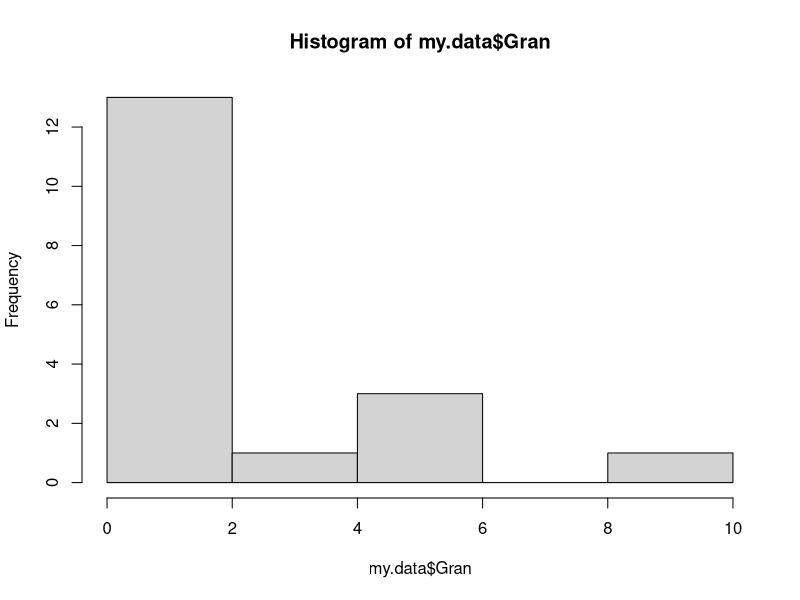
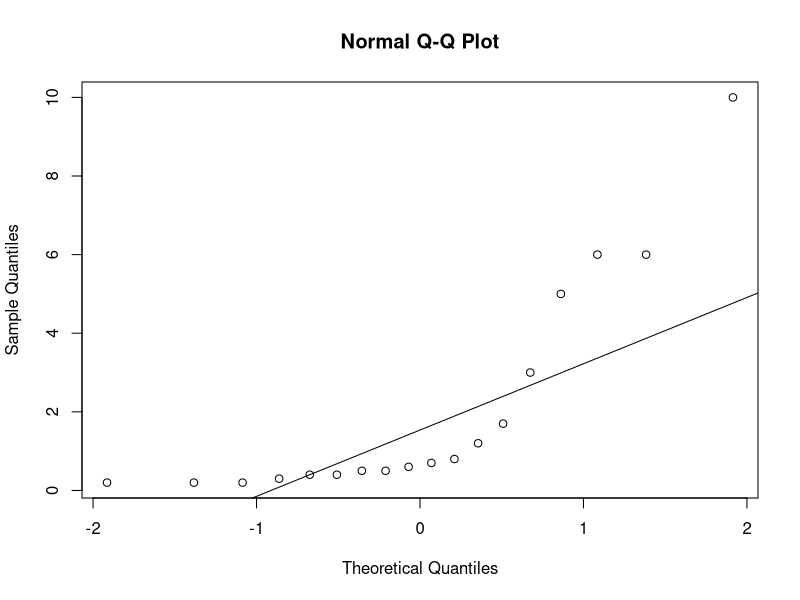
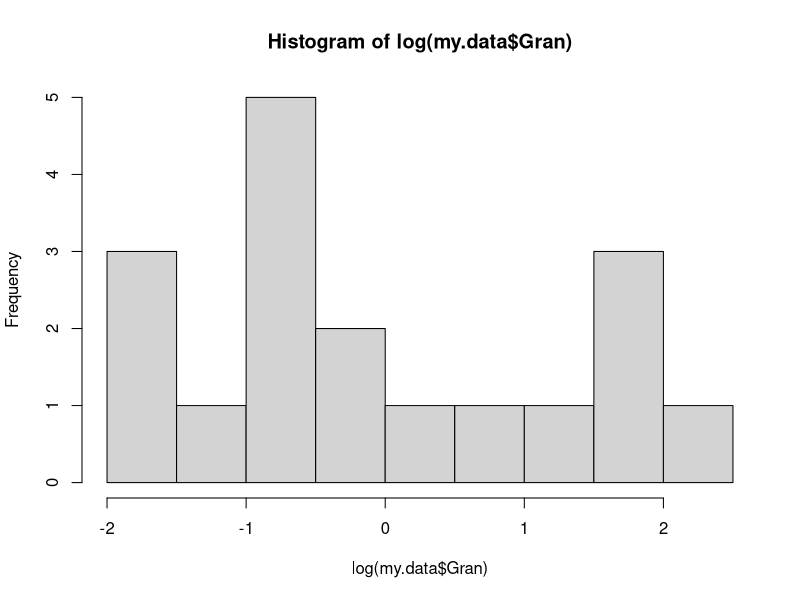
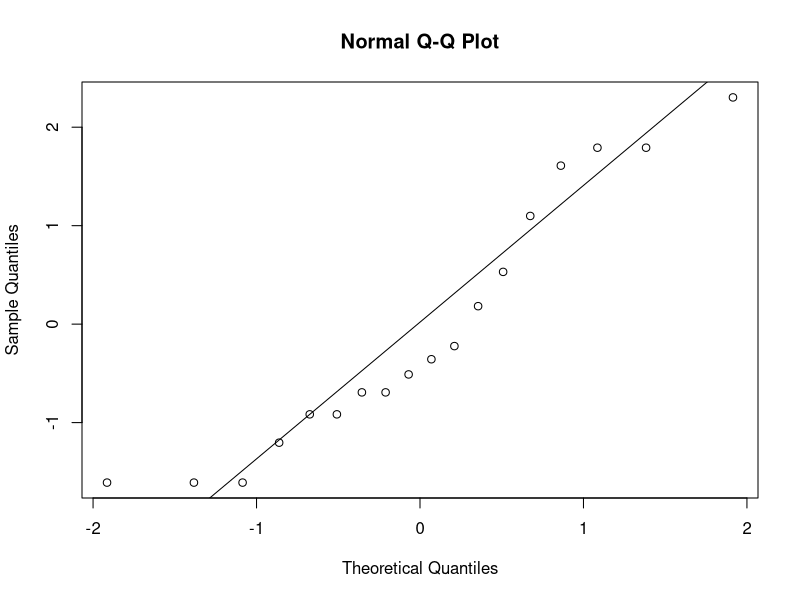
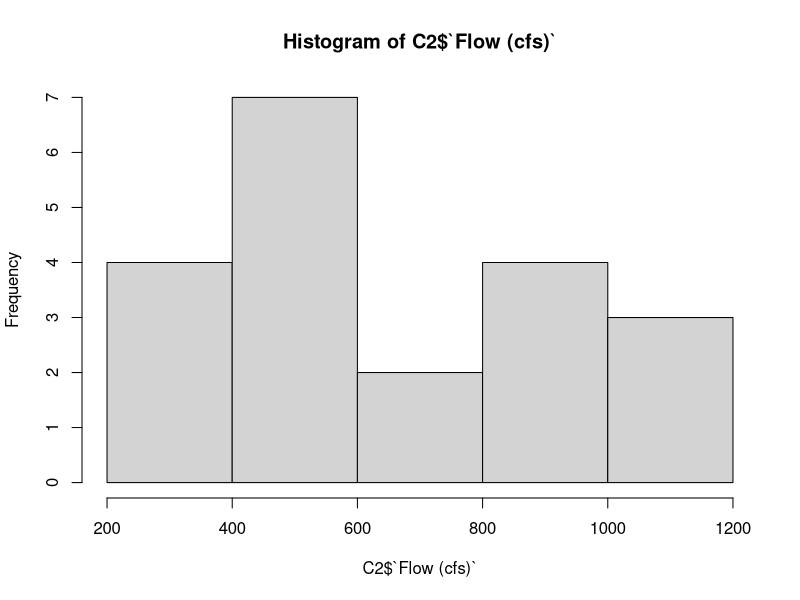
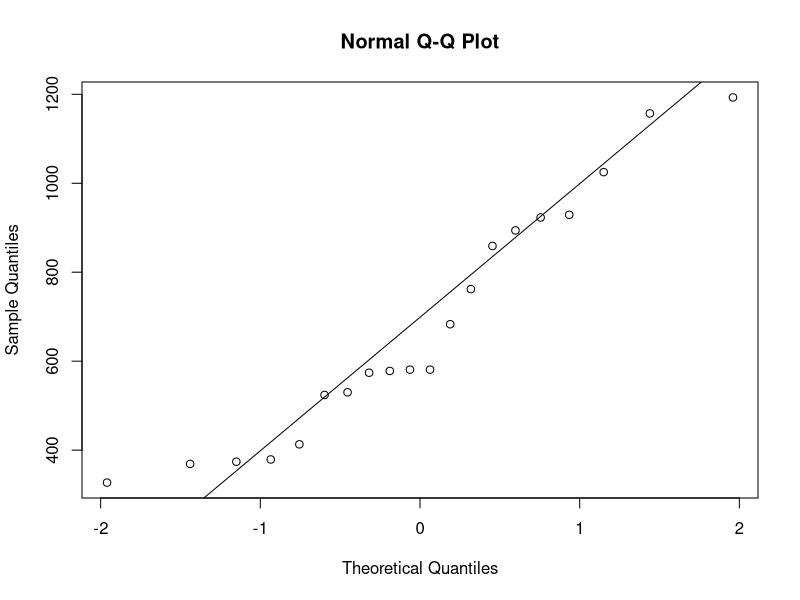

Reproduce these figures in R, in order.
# HW5 Part 1
# Erik Bolch
# 2/27/2020
# https://github.com/ebolch/es207_hw4

# Required Packages
require(tidyverse)
require(ggplot2)

# Helsel and Hirsch #3.1 & 3.4

## 3.1 Compute both nonparametric and parametric 95% interval estimates for the median of
## the granodiorite data of exercise 2.3. Which is more appropriate for these data? Why?

#Chloride Concentrations (mg/L)
my.data <- tibble(
  Gran = c(6.0, 0.4, 0.4, 0.7, 0.8, 6.0, 5.0, 0.6, 1.2, 0.3, 0.2, 0.5, 0.5, 10, 0.2, 0.2, 1.7, 3.0),
  Qtz_M = c(1.0, 0.2, 1.2, 1.0, 0.3, 0.1, 0.1, 0.4, 3.2, 0.3, 0.4, 1.8, 0.9, 0.1, 0.2, 0.3, 0.5, NA))
hist(my.data$Gran)
qqnorm(my.data$Gran)
qqline(my.data$Gran)

#Non-Parametric Prediction Interval
mednppi <- function(x,y){# requires data vector and alpha
  x <- sort(x)
  print(x)
  med <- median(x)
  print(med)
  alpha <- y
  xprime <- qbinom(alpha/2, size = length(x), prob = 0.5)# 0.5 is for median of small sample sizes
  Rl <- xprime + 1
  Ru <- length(x) - xprime
  print(paste("True median falls within", x[Rl], "to", x[Ru], "at", 100*(1-alpha), "% Confidence Interval"))
}

mednppi(my.data$Gran, 0.05)

# Parametric Prediction

medppi <- function(x,a,t){ #t values required. values calculated from t.test(function of mean?) were different book example
  alpha <- a
  n <- length(x)
  y <- log(x)
  ybar <- mean(y)
  GM<- exp(ybar) #Geometric Mean of Log transform is approximation of median if they are symmetric
  s <- sd(y)
  Rl <- exp(ybar-t*sqrt(s^2/n))
  Ru <- exp(ybar+t*sqrt(s^2/n))
  print(paste("True median falls within", Rl, "to", Ru, "at", 100*alpha, "% Confidence Interval"))
}
t<- 2.110 #for .05 two tail, df = 17
medppi(my.data$Gran, 0.95, t)

hist(log(my.data$Gran))
qqnorm(log(my.data$Gran))
qqline(log(my.data$Gran))

# A non-parametric interval estimate is probably more appropriate for this 
#data due to its skewed distribution. However the distribution of the log 
#appears to be a normal distribution, so it's also possible to use the 
#parametric interval estimate.

##########################################################################################

# 3.4 Construct the most appropriate 95 percent interval estimates for the mean and median
# annual streamflows for the Conecuh River at Brantley, Alabama (data in Appendix C2).

C2 <- read_csv("./data/Conecuh_River_apxc2.csv")
head(C2)
hist(C2$`Flow (cfs)`)
qqnorm(C2$`Flow (cfs)`)
qqline(C2$`Flow (cfs)`)

# Median

mednppi(C2$`Flow (cfs)`, 0.05) #function defined above

# Mean

t.test(C2$`Flow (cfs)`,conf.level = 0.95)

# Because the data are non-parametric, a non-parametric interval estimate using rank
#sum is appropriate for determining the median of the data. As for the mean, the 
#data are somewhat symmetric, meaning that the t-test function can be used to 
#generate an interval from the data without a transformation.


